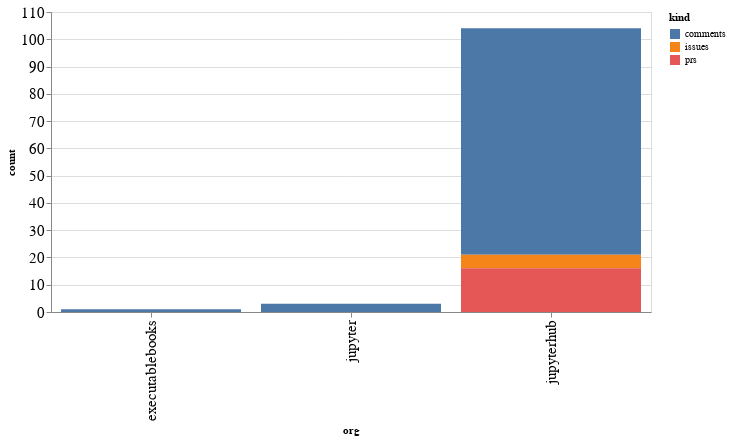

The notebook cell this image was saved under:
### Code cell
alt.Chart(org_summaries, width=600).mark_bar().encode(
    x='org',
    y='count',
    color='kind',
    tooltip="org"
)

### Figure 1 — Vega-Lite specification as saved in the notebook (floating-point values rounded to 4 significant figures)
{"config": {"axisLeft": {"labelFontSize": 15}, "axisBottom": {"labelFontSize": 15}}, "data": {"name": "data-c89e135a0aefb5194145f3481dd731df"}, "mark": "bar", "encoding": {"color": {"type": "nominal", "field": "kind"}, "tooltip": {"type": "nominal", "field": "org"}, "x": {"type": "nominal", "field": "org"}, "y": {"type": "quantitative", "field": "count"}}, "width": 600, "$schema": "https://vega.github.io/schema/vega-lite/v4.8.1.json", "datasets": {"data-c89e135a0aefb5194145f3481dd731df": [{"org": "executablebooks", "kind": "comments", "count": 1}, {"org": "jupyter", "kind": "comments", "count": 3}, {"org": "jupyterhub", "kind": "comments", "count": 83}, {"org": "jupyterhub", "kind": "issues", "count": 5}, {"org": "jupyterhub", "kind": "prs", "count": 16}]}}
